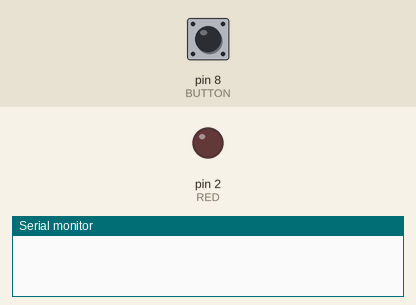
The sketch below on a simulated Arduino Uno, built with avr-gcc and run on an emulated ATmega328P. Shown: output pins drawn as LEDs (lit = HIGH), the last lines printed to the serial monitor. Inputs (shaded band) come from the test bench; at power-on: pin 8 (BUTTON) HIGH.

Above: at 1.2 s.
1.3 s: pin 8 (BUTTON) pulled LOW for 0.15 s
At 1.37 s:
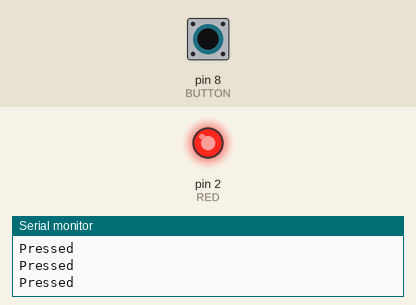
2.9 s: pin 8 (BUTTON) pulled LOW for 3.2 s
At 6.6 s:
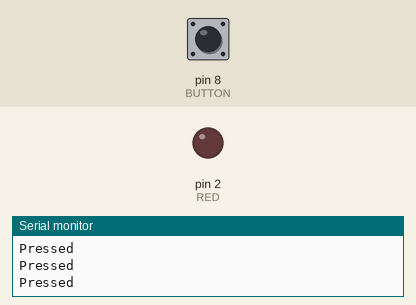
Timing chart, 0 to 8.1 s (numbered marks = the images above; inputs shaded):
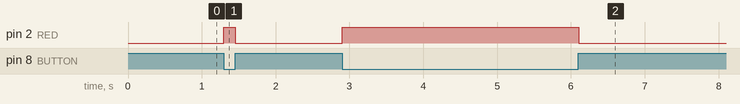

The sketch:

first.ino.ino
```cpp
#define BUTTON 8
#define RED   2

void setup() {
  // put your setup code here, to run once:

  Serial.begin(9600);

  pinMode(BUTTON, INPUT_PULLUP);
  pinMode(RED, OUTPUT);


}

void loop() {
  // put your main code here, to run repeatedly:

  while (!digitalRead(BUTTON)) {
    digitalWrite(RED, HIGH);
    Serial.print("Pressed\n");
    delay(1);
  }

  digitalWrite(RED, LOW);

  delay(1);

}
```

Measured:
- after the input at 1.3 s, pin 2 (RED): LOW → HIGH at once, → LOW 0.15 s later
- after the input at 2.9 s, pin 2 (RED): LOW → HIGH at once, → LOW 3.2 s later
